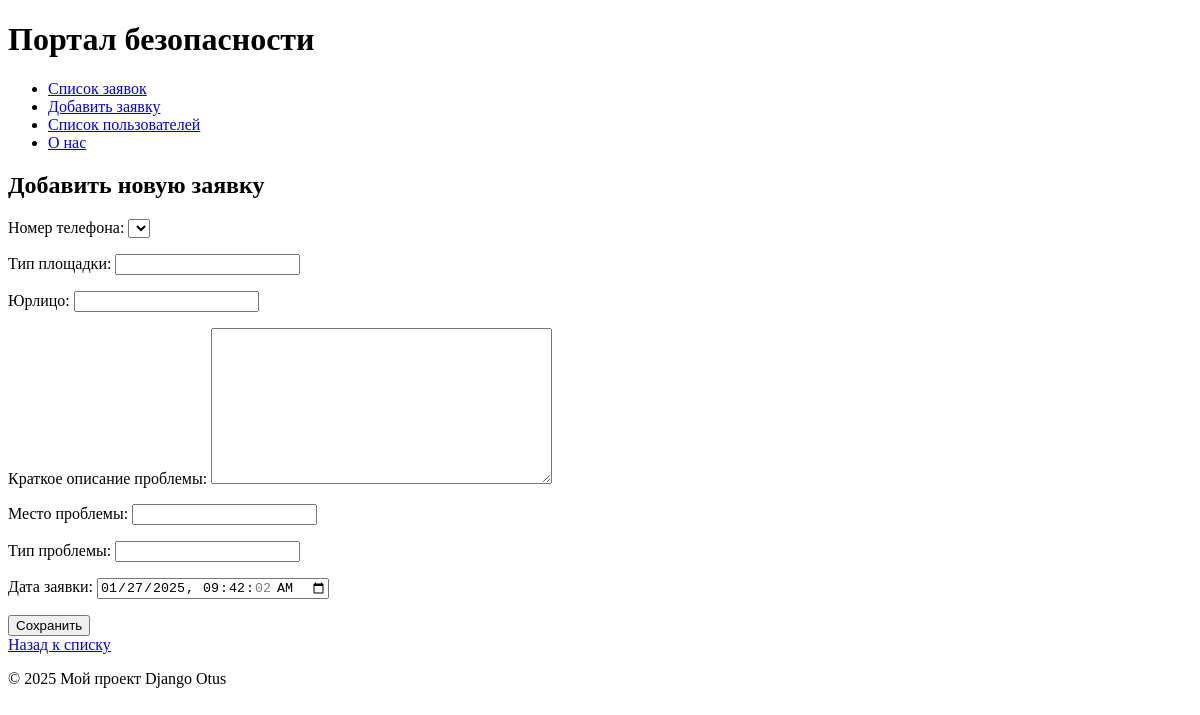
The app's page /tasks/add/, older data.
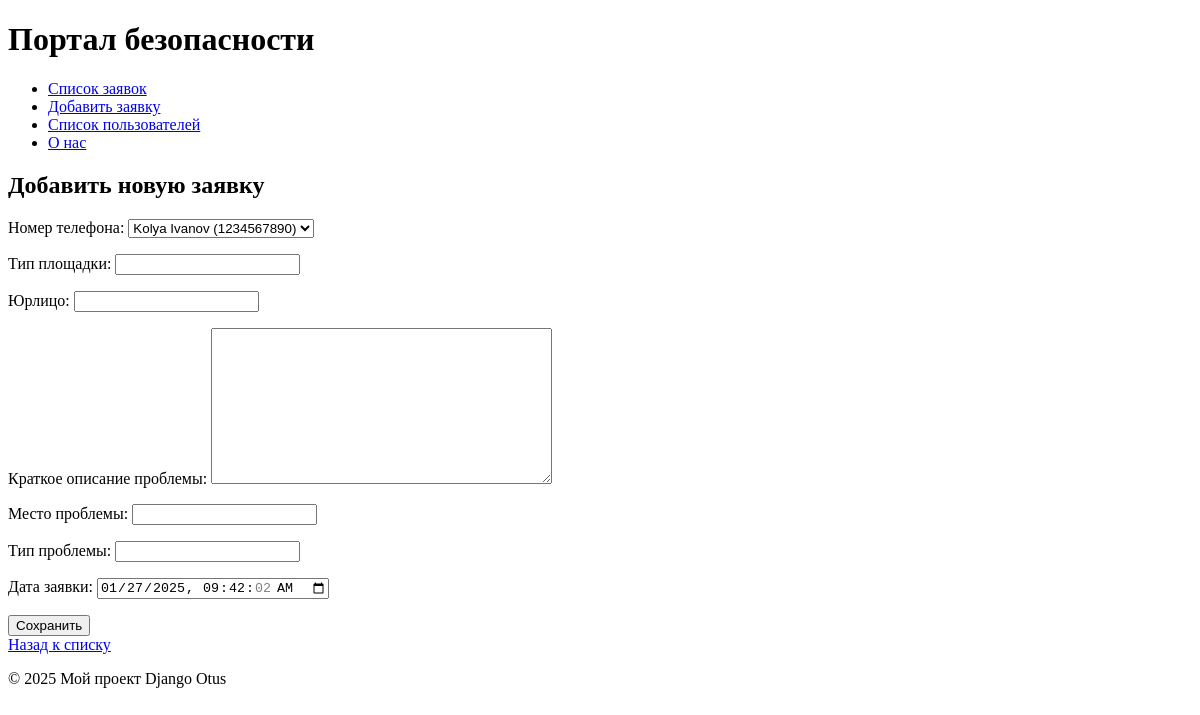
The same page, newer data.
### my_app/models.py (models this page shows, shortened)
class Users(models.Model):
    phone_number = models.CharField(max_length=11, unique=True, verbose_name="Номер телефона")
    first_name = models.CharField(max_length=100, blank=True, null=True, verbose_name="Имя")
    last_name = models.CharField(max_length=100, blank=True, null=True, verbose_name="Фамилия")
    def __str__(self):
        return f"{self.first_name} {self.last_name} ({self.phone_number})"

### my_app/views.py (the view)
# urls.py: path('tasks/add/', views.add_task, name='add_task'),
def add_task(request):
    if request.method == 'POST':
        form = TaskForm(request.POST)
        if form.is_valid():
            form.save()
            return redirect('task_list')
    else:
        form = TaskForm()
    return render(request, 'my_app/add_task.html', {'form': form})

### my_app/forms.py
class TaskForm(forms.ModelForm):
    class Meta:
        model = Task
        fields = [
            'phone_number', 'platform_type', 'legal_entity', 'problem_description',
            'problem_location', 'problem_type', 'task_date'
        ]
        widgets = {
            'task_date': forms.DateTimeInput(attrs={'type': 'datetime-local'}),
        }

### my_app/templates/my_app/add_task.html (shortened to what this page needs)
{% extends 'my_app/base.html' %}
{% block content %}
    <h2>Добавить новую заявку</h2>
    <form method="post">
        {{ form.as_p }}
        <button type="submit" class="btn btn-primary">Сохранить</button>
    </form>
    <a href="{% url 'task_list' %}" class="btn btn-secondary">Назад к списку</a>
{% endblock %}

Row changes from the older to the newer data that the page shows:
added Users: phone_number "Kolya Ivanov (1234567890)"
